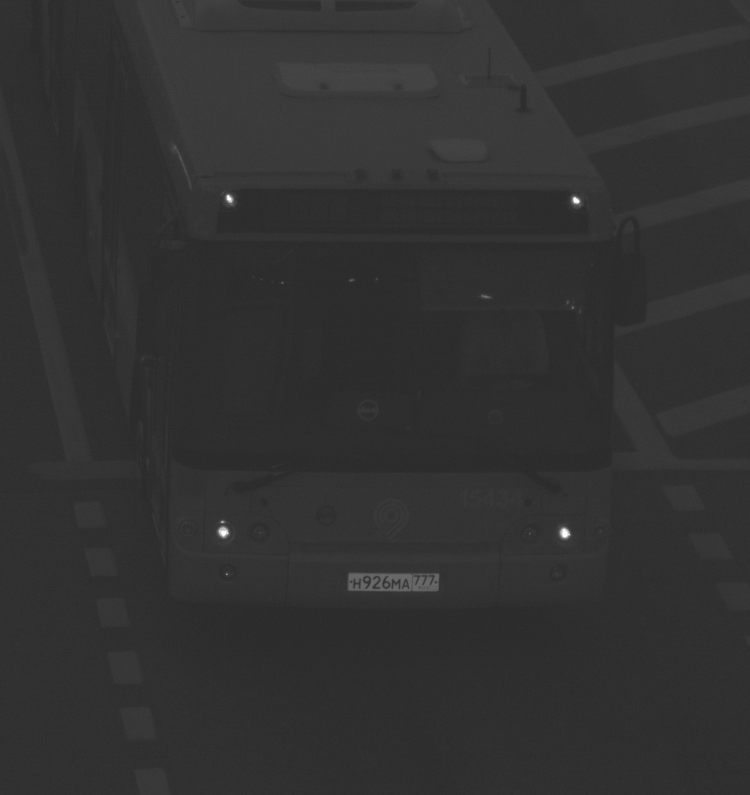
#> input picture HomeWork1/IncreseContrast/low-contrast.png, 750 x 795 px
$ python increaseContrast.py
#> lines starting #> are read from the running program, lines starting #| are printed output that depends on the picture
__author__ = 'artemiibezguzikov'

import cv2
import numpy as np
from matplotlib import pyplot as plt

img = cv2.imread('low-contrast.png')
#> img is the input picture: shape (795, 750, 3); min 40, max 255, mean 49.6
img = cv2.cvtColor(img,cv2.COLOR_BGR2GRAY)
#> img: shape (795, 750)

hist, bins = np.histogram(img.flatten(), 256, [0, 256])
#> hist = 256 values, max 77220 at index 47, min 0 at index 0, mean 2329.1; bins = 257 values from 0 to 256

cdf = hist.cumsum()
#> cdf = 256 values from 0 to 596250

cdf_m = np.ma.masked_equal(cdf,0)
cdf_m = (cdf_m - cdf_m.min()) * 255 / (cdf_m.max() - cdf_m.min())


cdf = np.ma.filled(cdf_m, 0).astype('uint8')
#> cdf = 256 values from 0 to 255
equ = cv2.equalizeHist(img)
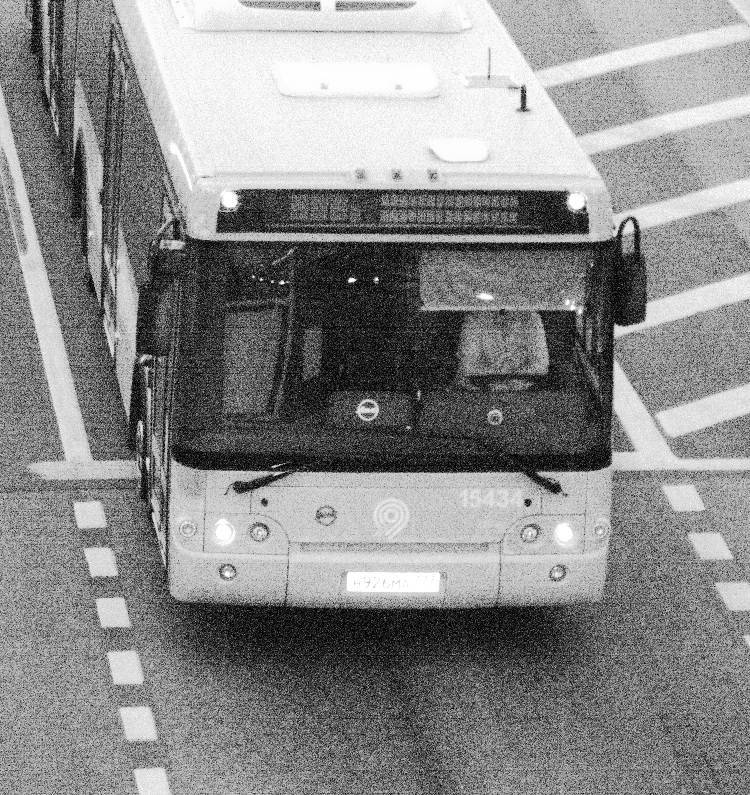
#> equ: shape (795, 750); min 0, max 255, mean 137.9
img2 = cdf[img]
clahe = cv2.createCLAHE(clipLimit=2.0, tileGridSize=(8,8))
cl1 = clahe.apply(img)
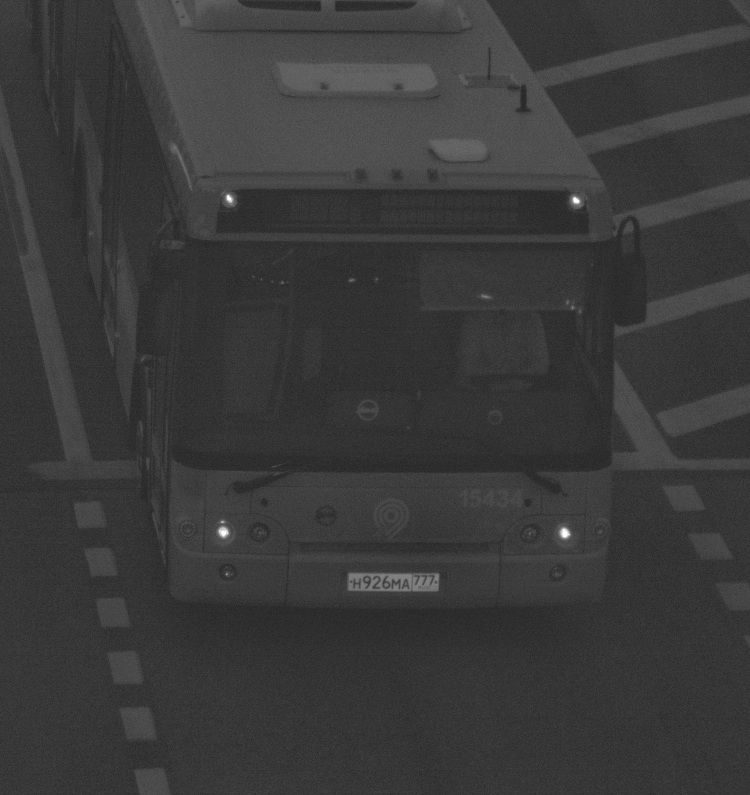
#> cl1: shape (795, 750); min 36, max 255, mean 57.7

res = np.hstack((img, equ))
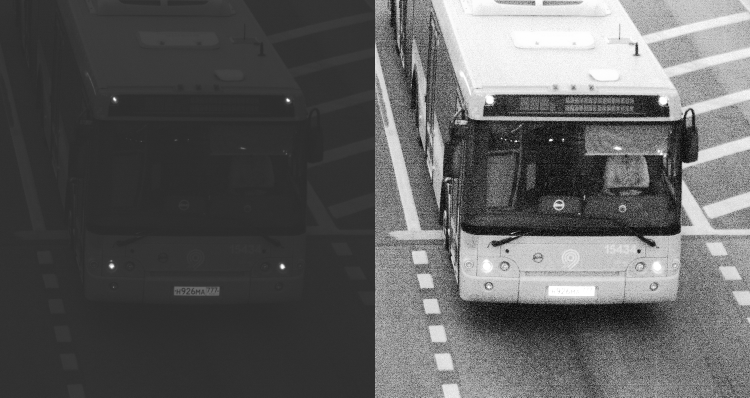
#> res: shape (795, 1500) (shown at 1/2 size); min 0, max 255, mean 93.8
res = np.vstack((res, np.hstack((img2, cl1))))
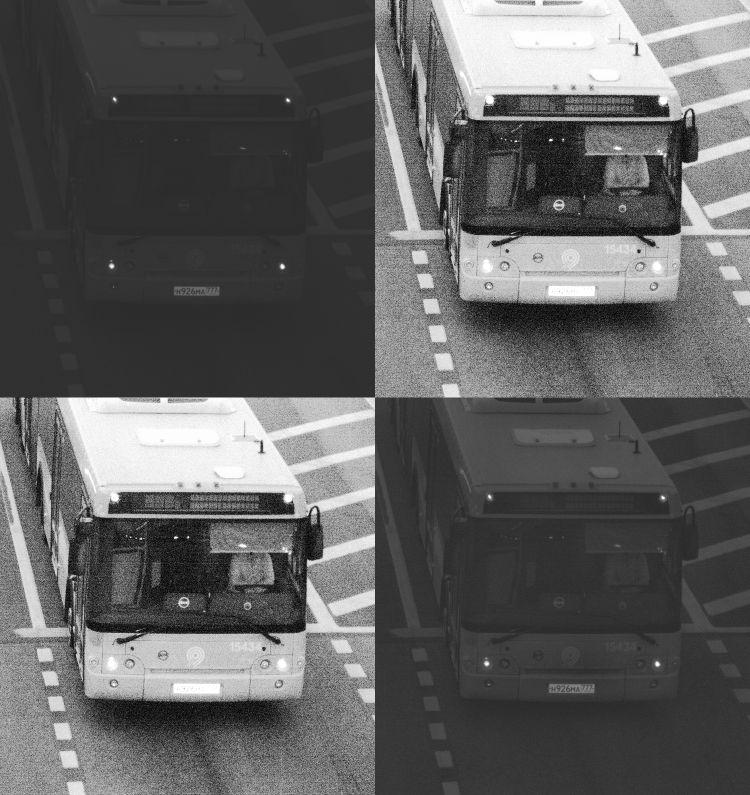
#> res: shape (1590, 1500) (shown at 1/2 size); min 0, max 255, mean 95.6
res = cv2.resize(res, (0,0), fx=0.5, fy=0.5)
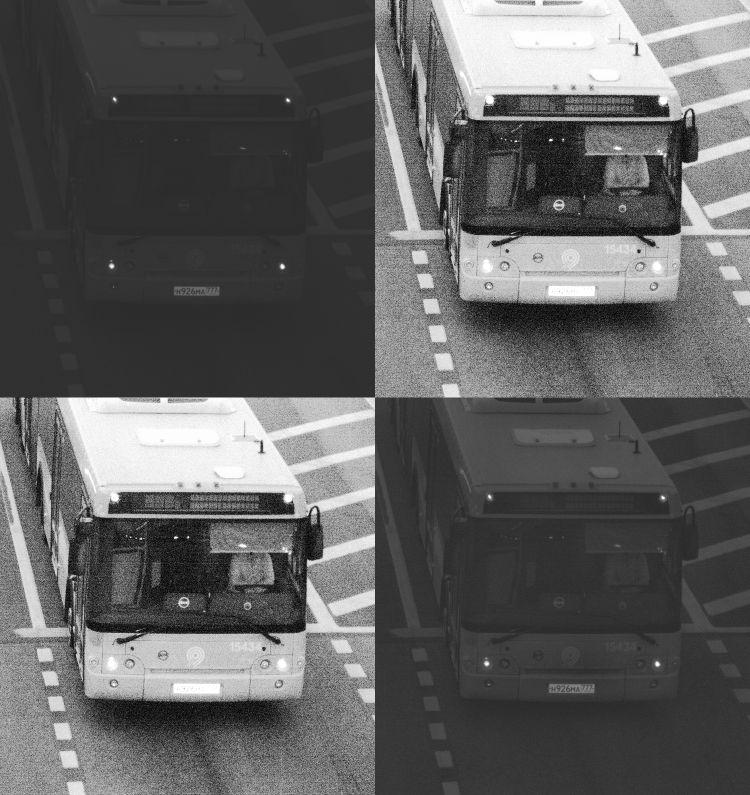
#> res: shape (795, 750); min 2, max 255, mean 95.8
cv2.namedWindow('frame')
cv2.imshow('frame', res)
cv2.waitKey(0)
cv2.destroyAllWindows()
